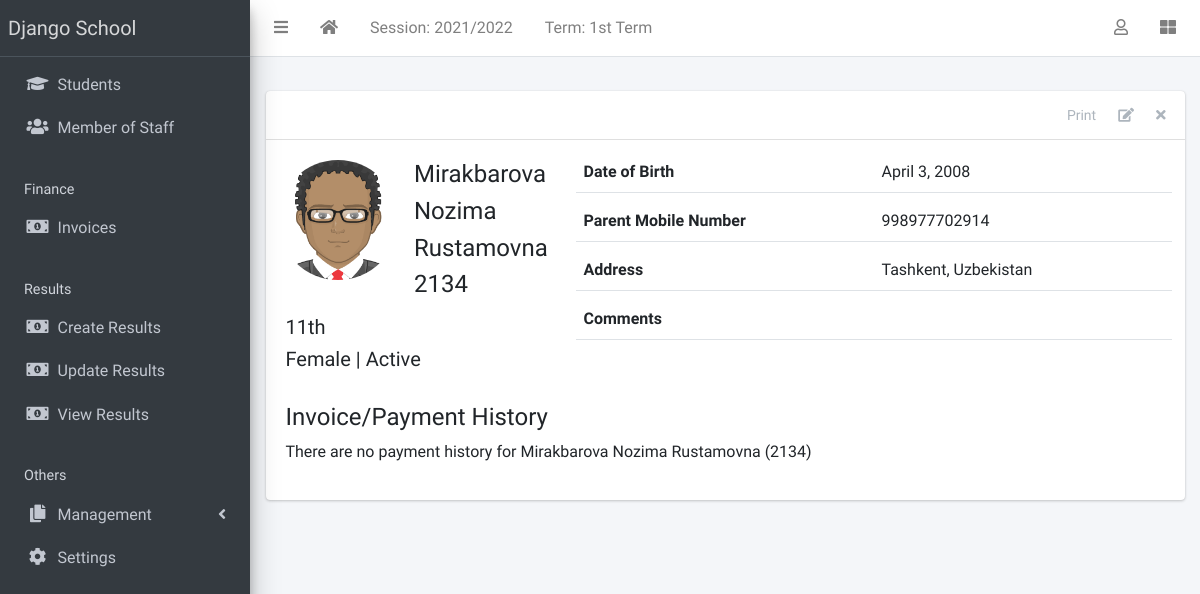
Before: /student/4/ (signed in) with the older database file.
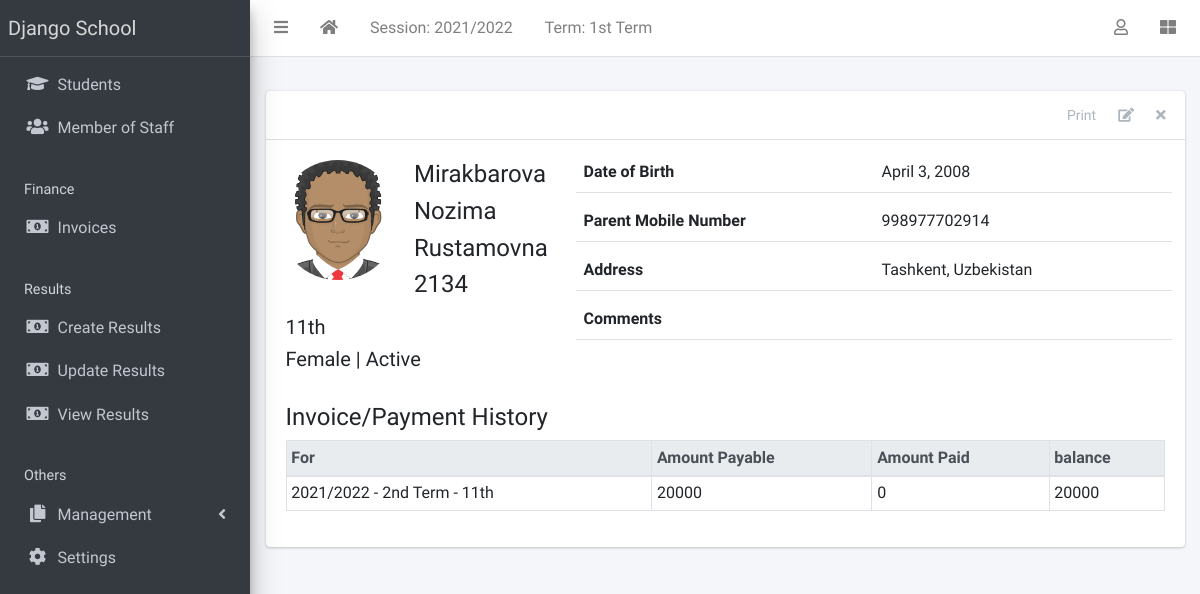
After: the same page with the newer database file.
### apps/students/models.py (models this page shows, shortened)
class Student(models.Model):
    STATUS_CHOICES = [("active", "Active"), ("inactive", "Inactive")]
    GENDER_CHOICES = [("male", "Male"), ("female", "Female")]
    current_status = models.CharField(
        max_length=10, choices=STATUS_CHOICES, default="active"
    )
    registration_number = models.CharField(max_length=200, unique=True)
    surname = models.CharField(max_length=200)
    firstname = models.CharField(max_length=200)
    other_name = models.CharField(max_length=200, blank=True)
    gender = models.CharField(max_length=10, choices=GENDER_CHOICES, default="male")
    date_of_birth = models.DateField(default=timezone.now)
    current_class = models.ForeignKey(
        StudentClass, on_delete=models.SET_NULL, blank=True, null=True
    )
    date_of_admission = models.DateField(default=timezone.now)
    mobile_num_regex = RegexValidator(
        regex="^[0-9]{10,15}$", message="Entered mobile number isn't in a right format!"
    )
    parent_mobile_number = models.CharField(
        validators=[mobile_num_regex], max_length=13, blank=True
    )
    address = models.TextField(blank=True)
    others = models.TextField(blank=True)
    passport = models.ImageField(blank=True, upload_to="students/passports/")
    class Meta:
        ordering = ["surname", "firstname", "other_name"]
    def __str__(self):
        return f"{self.surname} {self.firstname} {self.other_name} ({self.registration_number})"

### apps/corecode/models.py (models this page shows)
class StudentClass(models.Model):
    name = models.CharField(max_length=200, unique=True)
    class Meta:
        verbose_name = "Class"
        verbose_name_plural = "Classes"
        ordering = ["name"]
    def __str__(self):
        return self.name

class AcademicSession(models.Model):
    name = models.CharField(max_length=200, unique=True)
    current = models.BooleanField(default=True)
    class Meta:
        ordering = ["-name"]
    def __str__(self):
        return self.name

class AcademicTerm(models.Model):
    name = models.CharField(max_length=20, unique=True)
    current = models.BooleanField(default=True)
    class Meta:
        ordering = ["name"]
    def __str__(self):
        return self.name

### apps/finance/models.py (models this page shows, shortened)
class Invoice(models.Model):
    student = models.ForeignKey(Student, on_delete=models.CASCADE)
    session = models.ForeignKey(AcademicSession, on_delete=models.CASCADE)
    term = models.ForeignKey(AcademicTerm, on_delete=models.CASCADE)
    class_for = models.ForeignKey(StudentClass, on_delete=models.CASCADE)
    balance_from_previous_term = models.IntegerField(default=0)
    status = models.CharField(
        max_length=20,
        choices=[("active", "Active"), ("closed", "Closed")],
        default="active",
    )
    class Meta:
        ordering = ["student", "term"]
    def balance(self):
        payable = self.total_amount_payable()
        paid = self.total_amount_paid()
        return payable - paid
    def amount_payable(self):
        items = InvoiceItem.objects.filter(invoice=self)
        total = 0
        for item in items:
            total += item.amount
        return total
    def total_amount_payable(self):
        return self.balance_from_previous_term + self.amount_payable()
    def total_amount_paid(self):
        receipts = Receipt.objects.filter(invoice=self)
        amount = 0
        for receipt in receipts:
            amount += receipt.amount_paid
        return amount

class InvoiceItem(models.Model):
    invoice = models.ForeignKey(Invoice, on_delete=models.CASCADE)
    description = models.CharField(max_length=200)
    amount = models.IntegerField()

### apps/students/views.py (the view)
# urls.py: path("<int:pk>/", StudentDetailView.as_view(), name="student-detail"),
class StudentDetailView(LoginRequiredMixin, DetailView):
    model = Student
    template_name = "students/student_detail.html"
    def get_context_data(self, **kwargs):
        context = super(StudentDetailView, self).get_context_data(**kwargs)
        context["payments"] = Invoice.objects.filter(student=self.object)
        return context

### apps/corecode/context_processors.py (called while the page is built)
def site_defaults(request):
    current_session = AcademicSession.objects.get(current=True)
    current_term = AcademicTerm.objects.get(current=True)
    vals = SiteConfig.objects.all()
    contexts = {
        "current_session": current_session.name,
        "current_term": current_term.name,
    }
    for val in vals:
        contexts[val.key] = val.value
    return contexts

### apps/students/templates/students/student_detail.html (shortened to what this page needs)
{% extends 'base.html' %}
{% load static %}
{% block content-header %}
<div class="card-header">
  <div class="card-tools">
    <a href="#" class="btn btn-tool">Print</a>
    <a href="{% url 'student-update' object.id %}" class="btn btn-tool">
      <i class="fas fa-edit"></i>
    </a>
    <a href="{% url 'student-delete' object.id %}" class="btn btn-tool">
      <i class="fas fa-times"></i>
    </a>
  </div>
</div>
{% endblock content-header %}
{% block content %}
    <div class="row mb-4">
      <div class="col-sm-4">
        <div class="row mb-2">
          {% if object.passport %}
            <img
              src="{{ object.passport.url }}"
              class="float-left rounded-circle mr-3" style="width: 120px; height: 120px;">
          {% else %}
            <img
              src="{% static 'dist/img/avatar.png' %}"
              class="float-left rounded-circle mr-3" style="width: 120px; height: 120px;">
          {% endif %}
          <div class="float-right">
            <h4>{{ object.surname }} </h4>
            <h4>{{ object.firstname }} </h4>
            <h4>{{ object.other_name }} </h4>
            <h4>{{ object.registration_number }} </h4>
          </div>
        </div>
        <h5>{{ object.current_class }} </h5>
        <h5>{{ object.get_gender_display }} | {{ object.get_current_status_display }}</h5>
      </div>
      <div class="col-sm-8">
        <div>
          <div class="form-group border-bottom row">
            <label class="col">
              Date of Birth
            </label>
            <div class="col">
              {{ object.date_of_birth }}
            </div>
          </div>
          <div class="form-group border-bottom row">
            <label class="col">
              Parent Mobile Number
            </label>
            <div class="col">
              {{ object.parent_mobile_number}}
            </div>
          </div>
          <div class="form-group border-bottom row">
            <label class="col">
              Address
            </label>
            <div class="col">
              {{ object.address }}
            </div>
          </div>
          <div class="form-group border-bottom row">
            <label class="col">
              Comments
            </label>
            <div class="col">
            </div>
          </div>
        </div>
      </div>
    </div>
    <h4>Invoice/Payment History</h4>
    {% if payments %}
      <table class="table table-sm table-bordered table-hover">
        <thead class="thead-light">
          <tr>
            <th>For</th>
            <th>Amount Payable</th>
            <th>Amount Paid</th>
            <th>balance</th>
          </tr>
        </thead>
        <tbody>
          {% for payment in payments %}
            <tr class='clickable-row' data-href="{% url 'invoice-detail' payment.id %}">
              <td>{{payment.session}} - {{payment.term}} - {{ payment.class_for}}</td>
              <td>{{payment.total_amount_payable}}</td>
              <td>{{payment.total_amount_paid}}</td>
              <td>{{payment.balance}}</td>
            </tr>
          {% endfor %}
        </tbody>
      </table>
    {% else %}
        <p>There are no payment history for {{object}}</p>
    {% endif %}
{% endblock content %}

Changed rows visible on the page:
shown differently, row unchanged: Student "Mirakbarova": surname+firstname+other_name "Mirakbarova Nozima Rustamovna (2134)" → (not shown)
added Invoice: session "2021/2022", term "2nd Term", class_for "11th", total_amount_payable "20000", total_amount_paid "0", balance "20000"
Other visible differences:
text no longer shown: "There are no payment history for"
text now shown: "For Amount Payable Amount Paid balance"
